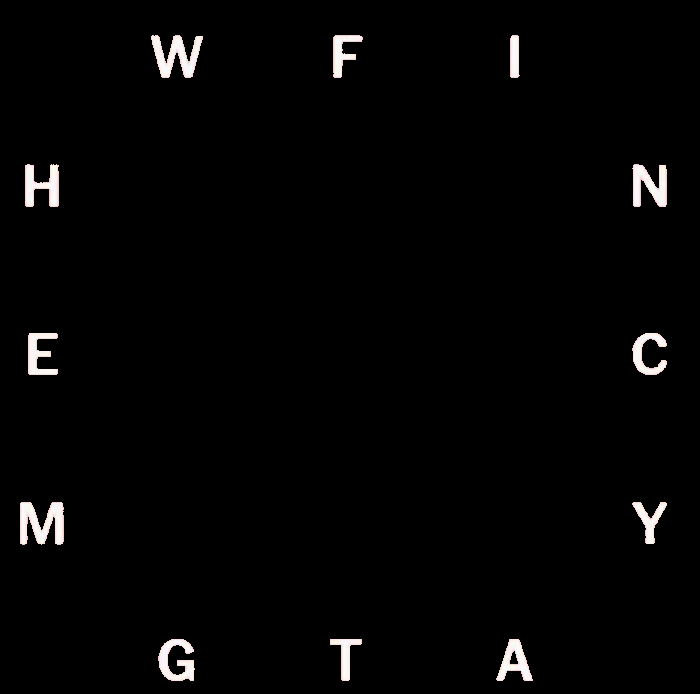
#> input picture LBsquared.png, 700 x 694 px
$ python -i LBOCR.py   (imports and definitions only)
#> lines starting #> are read from the running program, lines starting #| are printed output that depends on the picture; after the words box and inside, x2 and y2 are one past the last pixel; in counts of white or black regions, pixels touching at a corner belong together
#> further down, picture is the input picture: shape (694, 700, 3); mean B, G, R 4.5, 4.6, 4.8
import cv2
import pytesseract

def ocr_white_on_black(img):
    """
    Extracts text from an image where letters are white on a black background.

    Parameters:
        img (np.ndarray): Input image (color or grayscale).

    Returns:
        str: Detected text.
    """
    # Convert to grayscale if needed
    if len(img.shape) == 3:
        gray = cv2.cvtColor(img, cv2.COLOR_BGR2GRAY)
    else:
        gray = img.copy()

    # Invert image so letters are black on white (Tesseract works better this way)
    inverted = cv2.bitwise_not(gray)
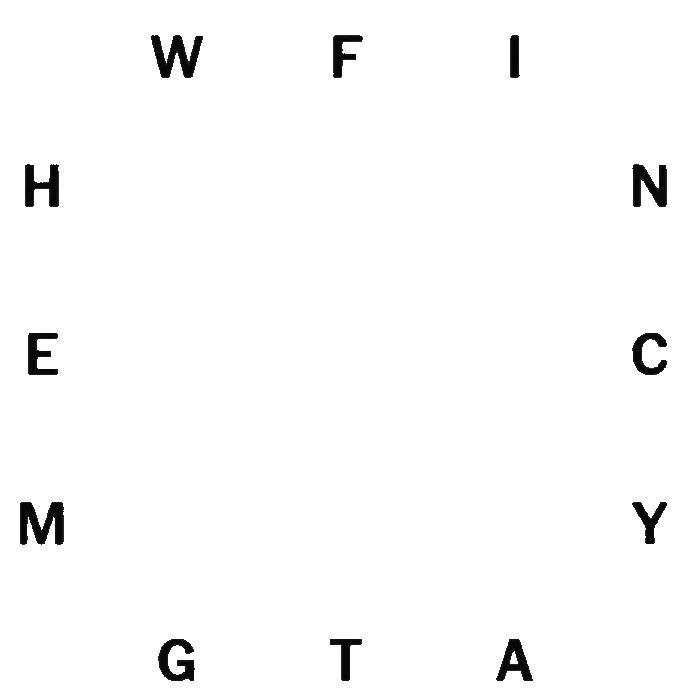
#> inverted: shape (694, 700); min 1, max 255, mean 250.4

    # Optional: threshold to binary for sharper OCR
    _, thresh = cv2.threshold(inverted, 127, 255, cv2.THRESH_BINARY)
#> thresh: shape (694, 700); 98.1% white; 12 black regions, largest, box (x1, y1, x2, y2) and area: (20, 502, 64, 545) 1247, (151, 35, 203, 78) 1164, (632, 164, 667, 207) 959

    # Run OCR
    tesseract_config = r'-c tessedit_char_whitelist=ABCDEFGHIJKLMNOPQRSTUVWXYZ --psm 6'
#> (the run stopped early here; a loop or call above may not have finished)
